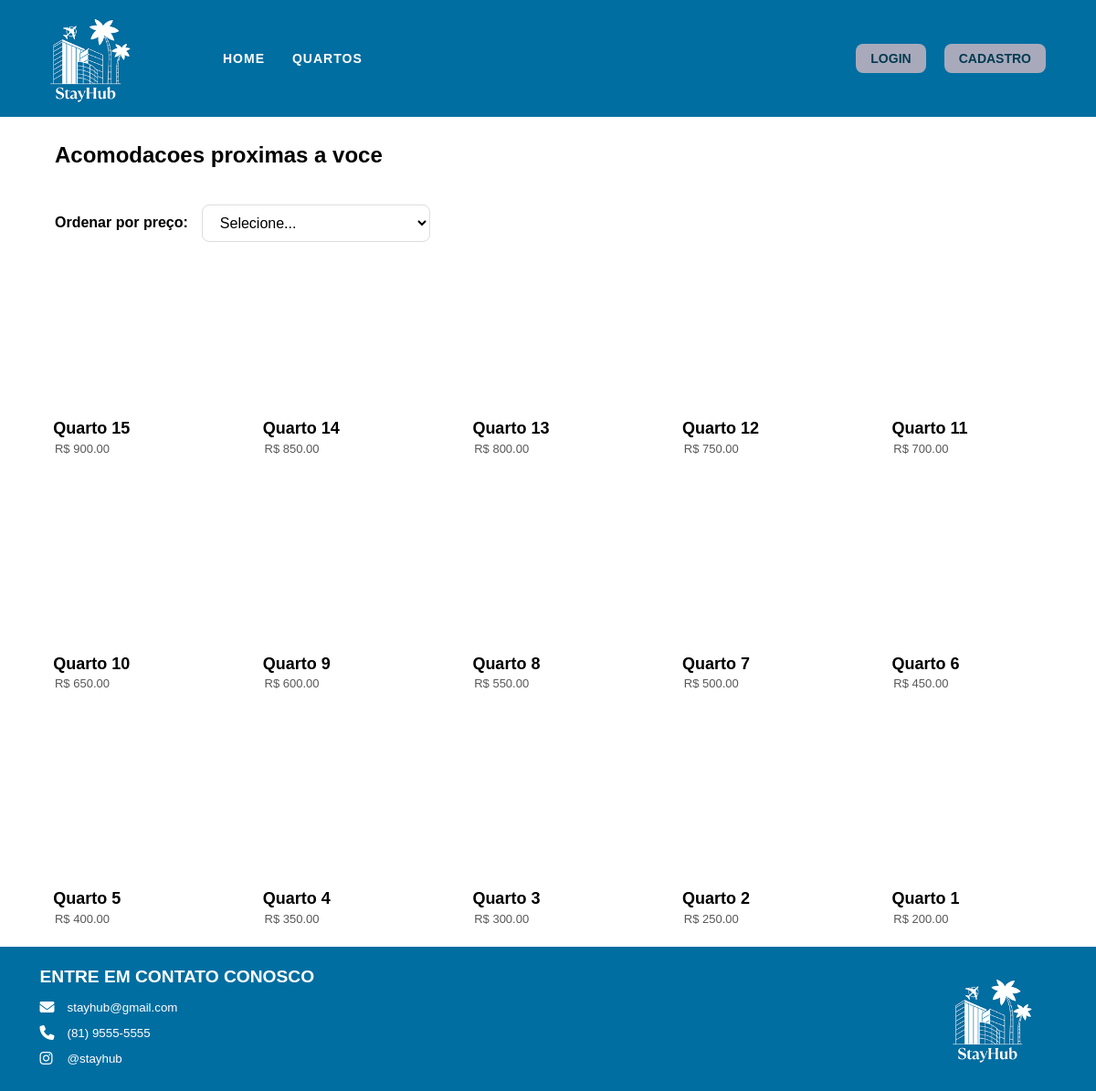
The page / on the database its author committed.
### core/models.py (models this page shows, shortened)
class Quarto(models.Model):
    nome = models.CharField(max_length=255)
    preco = models.DecimalField(max_digits=10, decimal_places=2)
    imagem_url = models.URLField(max_length=500, blank=True, null=True)
    descricao = models.TextField(blank=True, null=True)
    criado_em = models.DateTimeField(auto_now_add=True)
    class Meta:
        ordering = ['-criado_em']

### core/views.py (the view)
# urls.py: path('', views.home, name='home'),
def home(request):
    quartos = []
    try:
        quartos = list(Quarto.objects.all()[:15])
    except Exception as e:
        print(f"Erro ao buscar BD: {e}")
    return render(request, 'core/home.html', {'quartos': quartos})

### core/templates/core/home.html (shortened to what this page needs)
{% load static %}
<!DOCTYPE html>
<html lang="en">
  <head>
    <link rel="stylesheet" href="{% static 'core/style.css' %}" />
    <link rel="stylesheet" href="https://cdnjs.cloudflare.com/ajax/libs/font-awesome/6.5.0/css/all.min.css">
  </head>
  <body>
    <header>
      <img class="logo" src="{% static 'core/img/LOGO.png' %}" />
      <nav class="esquerda">
        <ul>
          <li><a href="{% url 'home' %}">HOME</a></li>
          <li><a href="{% url 'quartos' %}">QUARTOS</a></li>
        </ul>
      </nav>
      <nav class="direita">
        {% if user.is_authenticated %}
          <span class="usuario-logado" id="btnMudarNome" style="cursor: pointer;">Olá, {{ user.first_name|default:user.username }}</span>
          <a class="sair" href="#" id="btnLogout">SAIR</a>
        {% else %}
          <a class="login" href="#" id="btnLogin">LOGIN</a>
          <a class="criar" href="#" id="btnCadastro">CADASTRO</a>
        {% endif %}
      </nav>
    </header>
<h2 id="tituloHome"> Acomodacoes proximas a voce </h2>
<div class="filtroPrecoContainer">
  <label for="filtroPreco" class="filtroPrecoLabel">Ordenar por preço:</label>
  <select id="filtroPreco" class="filtroPreco">
    <option value="">Selecione...</option>
  </select>
</div>
<main class="quadradosDosQuartos" id="containerQuartos">
  {% if quartos %}
    {% for quarto in quartos %}
      <div class="quadrado" data-preco="{{ quarto.preco }}">
        <a href="{% url 'quartoDetalhe' quarto.id %}" class="quartoLink">
          <div class="quarto" style="background-image: url('{{ quarto.imagem_url }}'); background-size: cover; background-position: center;"></div>
          <h4 class="textoQuadrado" id="textoQuadradoTitulo">{{ quarto.nome }}</h4>
          <p class="textoQuadrado" id="textoQuadradoPreco">R$ {{ quarto.preco }}</p>
        </a>
      </div>
    {% endfor %}
  {% else %}
    <p>Nenhum quarto disponível no momento.</p>
  {% endif %}
 </main>
    <footer>
      <div id="footerDireito" class="osDoisLadosFooter"><img class="logofooter" src="{% static 'core/img/LOGO.png' %}" />
    </div>
    <div id="footerIzquerda" class="osDoisLadosFooter">
      <h3 id="titulocontato" class="coisascontatos">ENTRE EM CONTATO CONOSCO</h3>
      <div class="contatoItem">
        <i class="fa-solid fa-envelope"></i>
        <p id="emailcontato" class="coisascontatos">stayhub@gmail.com</p>
      </div>
      <div class="contatoItem">
        <i class="fa-solid fa-phone"></i>
        <p id="numerocontato" class="coisascontatos">(81) 9555-5555</p>
      </div>
      <div class="contatoItem">
        <i class="fa-brands fa-instagram"></i>
        <p id="igcontato" class="coisascontatos">@stayhub</p>
      </div>
  </div>
    </footer>
  </body>
</html>

### core/static/core/style.css (style rules this page uses)
* { box-sizing: border-box; }
body { margin: 0; background-color: #ffffff; font-family: Arial; display: flex; flex-direction: column; min-height: 100vh; padding-top: 120px; }
main { flex: 1; }
header { display: flex; align-items: center; background-color: #006EA1; padding: 14px 20px; position: fixed; top: 0; width: 100%; z-index: 1000; }
.logo { margin-left: 30px; height: 100px; }
nav.esquerda ul { list-style: none; display: flex; gap: 30px; margin: 0; padding: 0; align-items: center; margin-left: 100px; }
nav.esquerda a { color: #ffffff; text-decoration: none; font-weight: 800; font-size: 14px; letter-spacing: 1px; }
nav.direita { display: flex; gap: 20px; align-items: center; margin-left: auto; margin-right: 35px; }
.login, .criar, .sair { text-decoration: none; padding: 8px 16px; border-radius: 8px; font-weight: 800; font-size: 14px; color: #043b51; background: #A8AABC; }
nav.esquerda a, .usuario-logado, .login, .criar, .sair { transition: color 150ms ease, background-color 150ms ease, box-shadow 150ms ease; cursor: pointer; }
footer { background-color: #006EA1; margin-top: auto; padding: 10px 8px; display: flex; justify-content: space-between; align-items: center; }
.osDoisLadosFooter { margin-top: 1%; margin-bottom: 1%; margin-right: 3%; margin-left: 3%; }
#footerDireito { display: flex; align-items: center; order: 2; }
#footerIzquerda { display: flex; flex-direction: column; order: 1; }
.logofooter { height: 100px; display: flex; align-items: center; margin-right: 25px; }
.coisascontatos { color: #ffffff; text-align: left; }
#titulocontato { margin-top: 0; margin-bottom: 8px; font-size: larger; }
#emailcontato, #numerocontato, #igcontato { margin: 0; font-size: smaller; }
.contatoItem { display: flex; align-items: center; gap: 10px; margin: 6px 0; }
.contatoItem i { color: #ffffff; font-size: 16px; min-width: 20px; }
#tituloHome { text-align: left; margin-left: 5%; margin-top: 3%; }
.filtroPrecoContainer { display: flex; align-items: center; gap: 15px; margin-left: 5%; margin-top: 20px; margin-bottom: 20px; }
.filtroPrecoLabel { font-size: 16px; font-weight: bold; color: #000; }
.filtroPreco { padding: 10px 15px; border: 1px solid #ddd; border-radius: 8px; font-size: 16px; background-color: #fff; color: #000; cursor: pointer; min-width: 250px; }
.quadradosDosQuartos { display: flex; flex-direction: row; gap: 50px; padding: 20px; flex-wrap: wrap; justify-content: center; margin-top: -10px; }
.quadrado { border-radius: 8px; width: calc(16% - 6px); position: relative; z-index: 1; }
.quartoLink { display: block; color: inherit; text-decoration: none; }
.quarto { padding: 16px; text-align: center; height: 150px; display: flex; align-items: center; flex: 1; min-width: 150px; border-radius: 8px; }
.textoQuadrado { margin: 2%; text-align: left; }
#textoQuadradoTitulo { font-size: large; margin-left: 4%; margin-top: 8%; }
#textoQuadradoPreco { font-size: small; color: #585858; margin-left: 5%; }

### rows shown on the page
Quarto: nome "Quarto 15", preco "900.00"
Quarto: nome "Quarto 14", preco "850.00"
Quarto: nome "Quarto 13", preco "800.00"
Quarto: nome "Quarto 12", preco "750.00"
Quarto: nome "Quarto 11", preco "700.00"
Quarto: nome "Quarto 10", preco "650.00"
Quarto: nome "Quarto 9", preco "600.00"
Quarto: nome "Quarto 8", preco "550.00"
Quarto: nome "Quarto 7", preco "500.00"
Quarto: nome "Quarto 6", preco "450.00"
Quarto: nome "Quarto 5", preco "400.00"
Quarto: nome "Quarto 4", preco "350.00"
Quarto: nome "Quarto 3", preco "300.00"
Quarto: nome "Quarto 2", preco "250.00"
Quarto: nome "Quarto 1", preco "200.00"
